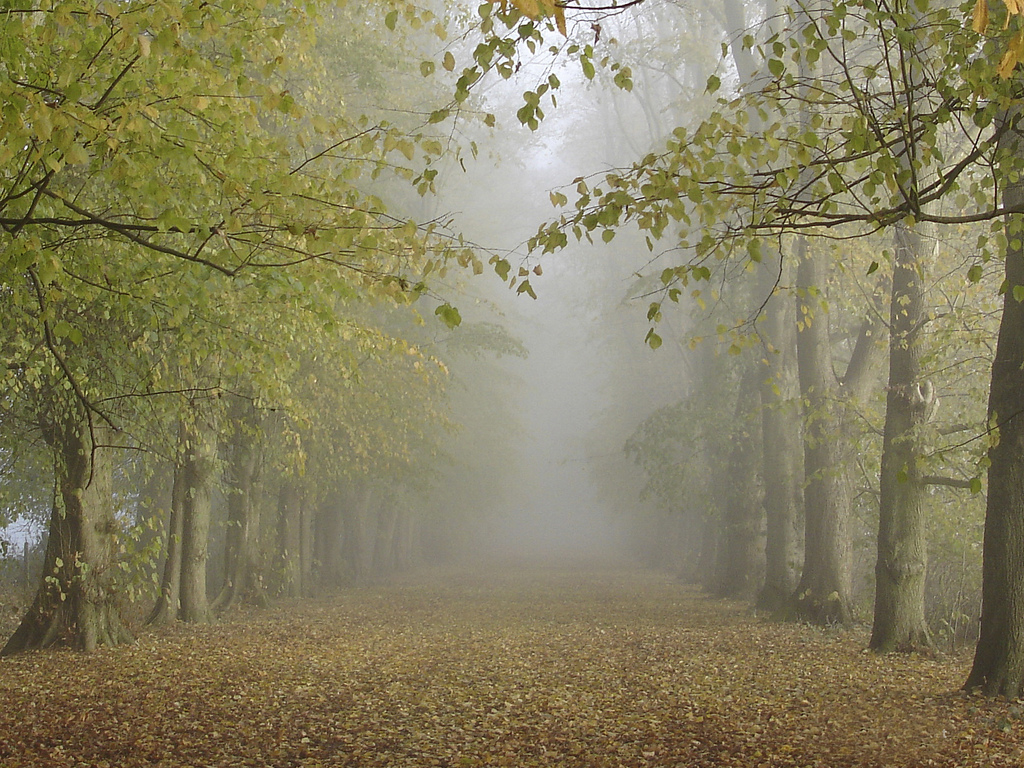
#> input picture results/forest.jpg, 1024 x 768 px
$ python min_local_clr_attenuation.py
#> lines starting #> are read from the running program, lines starting #| are printed output that depends on the picture
#> further down, src is the input picture: shape (768, 1024, 3); mean B, G, R 94.7, 127.1, 133.5
# -*- coding: utf-8 -*-

import cv2
import math
import numpy as np

SCALE_LOCAL_CLR_ATTEN = 15

# trained hyperparam from paper
# Q. Zhu et al., ``A Fast Single Image Haze Removal Algorithm Using Color Attenuation Prior''
# https://ieeexplore.ieee.org/document/7128396
SIGMA = 0.041337
THETA0 = 0.121779
THETA1 = 0.959710
THETA2 = -0.780245


def Min_Local_Clr_Atten(image):
    height, width, _ = image.shape
#> height = 768; width = 1024

    # normalize AFTER TRANS
    hsv_img = cv2.cvtColor(image.astype(np.uint8), cv2.COLOR_BGR2HSV)
#> hsv_img: shape (768, 1024, 3); mean H, S, V 27.2, 82.2, 134.1
    img_s = hsv_img[:, :, 1] / 255.
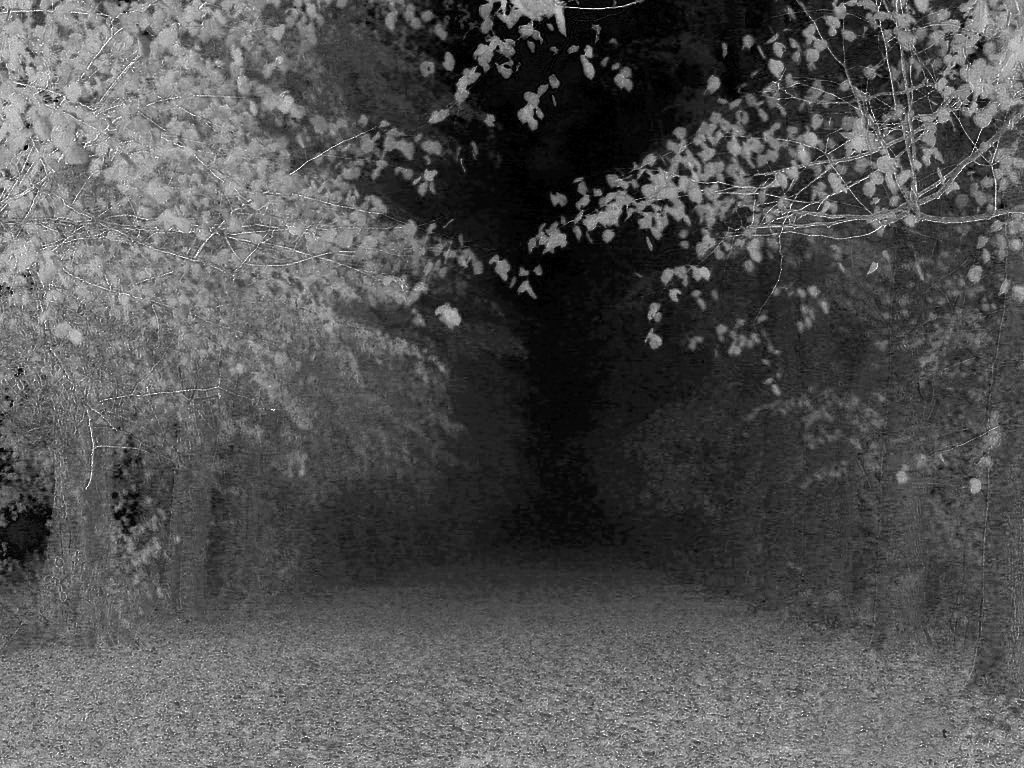
#> img_s: shape (768, 1024) float64; min 0, max 1, mean 0.322
    img_v = hsv_img[:, :, 2] / 255.
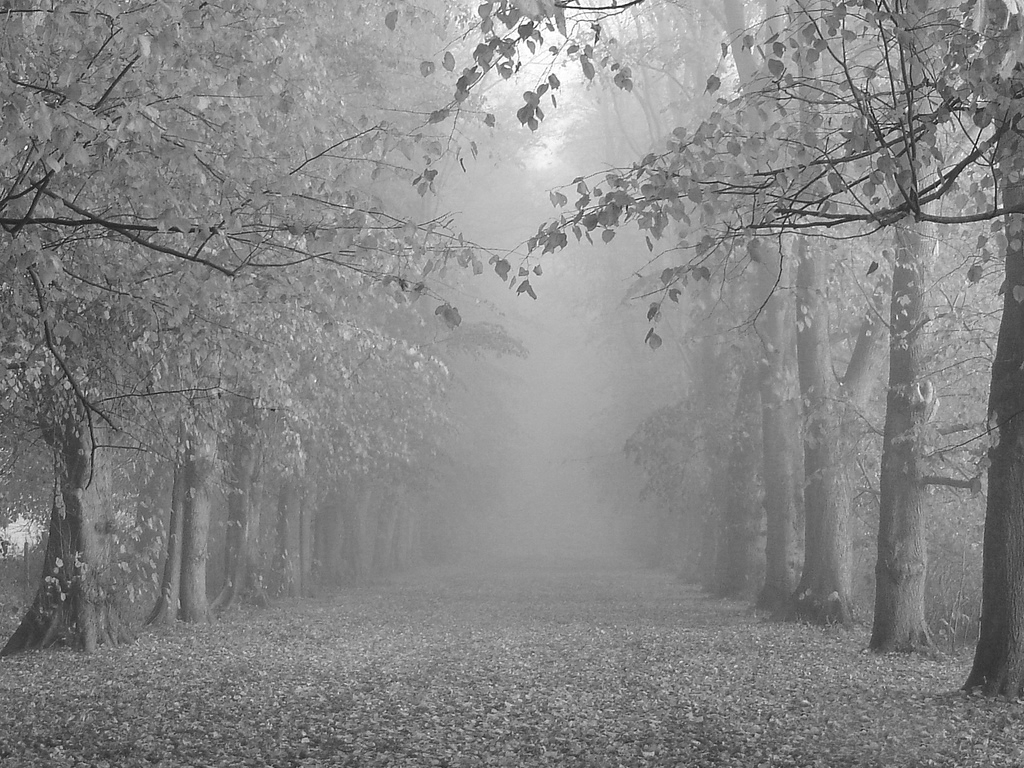
#> img_v: shape (768, 1024) float64; min 0.0118, max 1, mean 0.526

    sigmaMat = np.random.normal(0, SIGMA, (height, width))
    depth_image = THETA0 + THETA1 * img_v + THETA2 * img_s + sigmaMat

    # default SCALE_LOCAL_CLR_ATTEN = 15
    pad_size = int(SCALE_LOCAL_CLR_ATTEN/2)
    # default padding val = 1
    padimage = np.pad(depth_image, ((pad_size,pad_size), (pad_size,pad_size)), 'constant', constant_values=(1, 1))
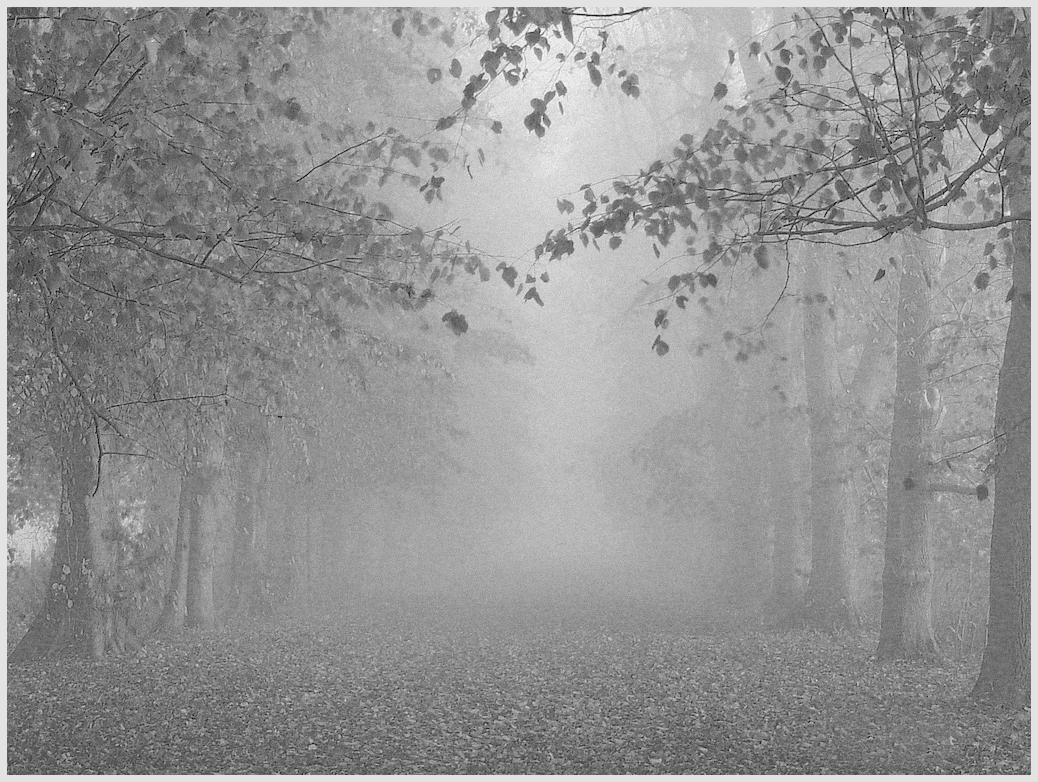
#> padimage: shape (782, 1038) float64; min -0.729, max 1.21, mean 0.394; drawn with min black and max white

    clr_atten_image = np.zeros((height, width))
    for i in range(height):
        for j in range(width):
            patch = padimage[i:(i+SCALE_LOCAL_CLR_ATTEN), j:(j+SCALE_LOCAL_CLR_ATTEN)]
            clr_atten_image[i, j] = np.min(patch)
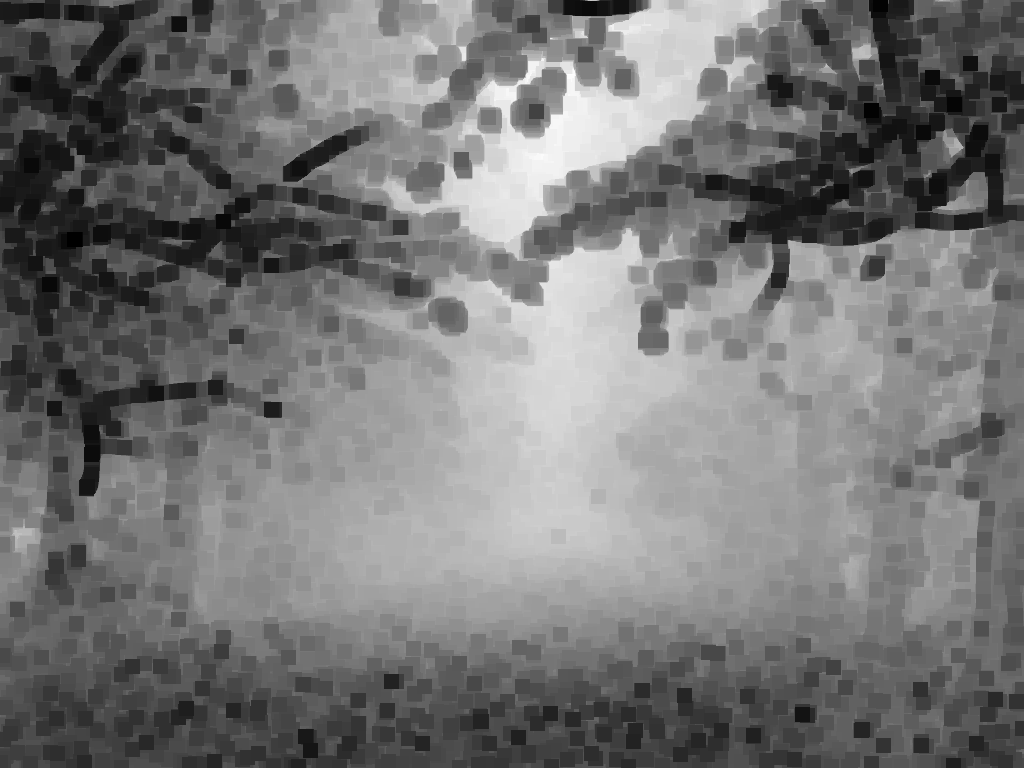
#> clr_atten_image: shape (768, 1024) float64; min -0.729, max 0.888, mean 0.0175; drawn with min black and max white
    return clr_atten_image


if __name__ == '__main__':

    fn = 'results/forest.jpg'
    src = cv2.imread(fn)

    # normalize AFTER TRANS
    # need to preprocess in the main file
    I = src.astype('float64')

    # Patch_Size = 15*15
    # Get local-color-attenuation
    clr_atten = Min_Local_Clr_Atten(I)

    # Adaptive window size (for large input img)
    # cv2.namedWindow('Min_Local_Clr_Attenuation', cv2.WINDOW_NORMAL)
    # cv2.imshow('Min_Local_Clr_Attenuation', clr_atten)

    cv2.imwrite('results/forest_clratten.jpg', clr_atten * 255, [int(cv2.IMWRITE_JPEG_QUALITY), 100])
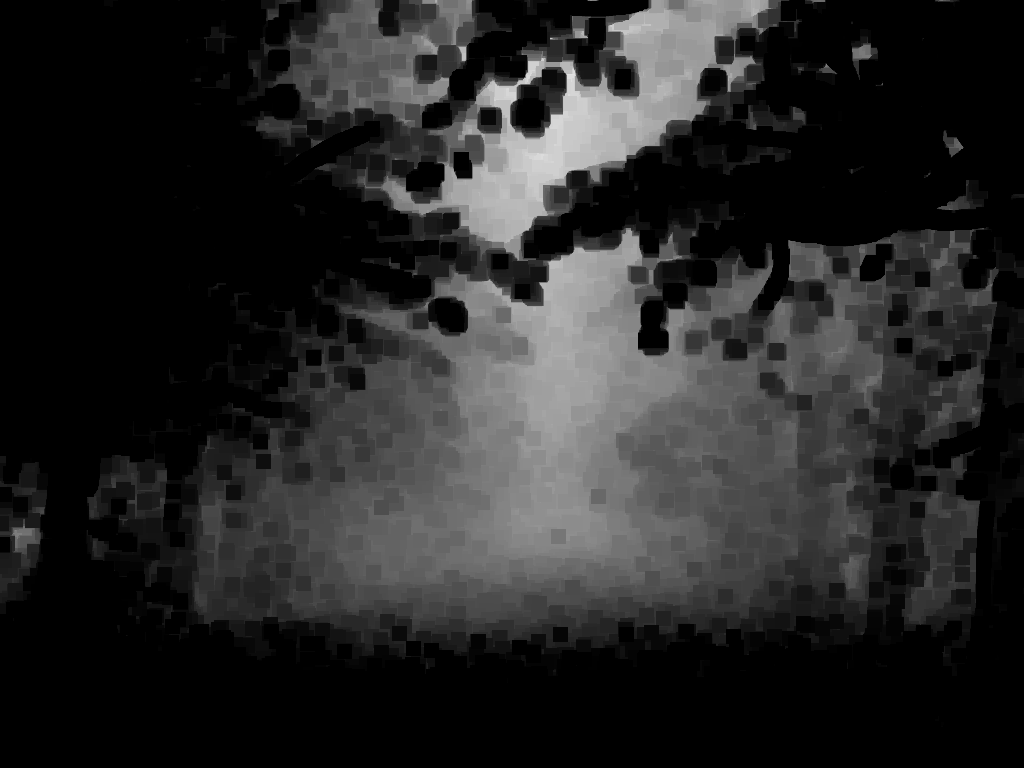
#> saved as forest_clratten.jpg: shape (768, 1024); min 0, max 226, mean 37.8
    cv2.waitKey(0)

$ run again, with results/gugong_clratten.jpg copied over results/forest.jpg
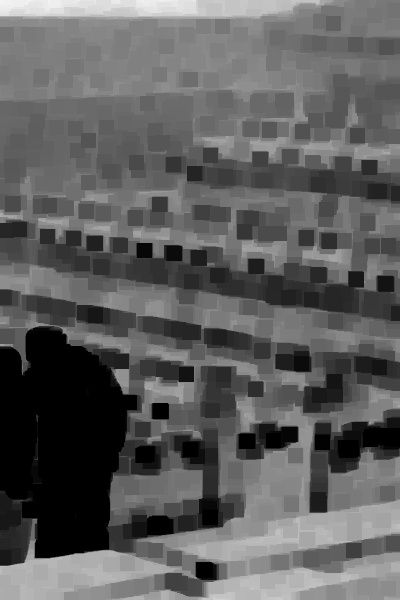
#> input picture results/gugong_clratten.jpg, 400 x 600 px
#> src is the input picture: shape (600, 400, 3); min 0, max 245, mean 94.3
#> hsv_img: shape (600, 400, 3); mean H, S, V 0, 0, 94.3
#> img_s: shape (600, 400) float64; every value is 0
#> in Min_Local_Clr_Atten, `padimage = np.pad(depth_image, ((pad_size,pad_size), (pad_size,pad_siz..`:
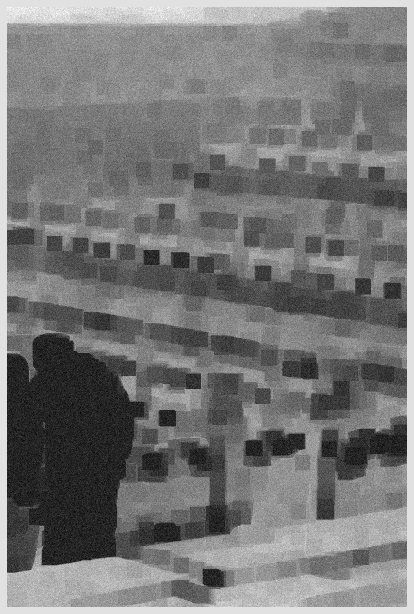
#> padimage: shape (614, 414) float64; min -0.0448, max 1.14, mean 0.506; drawn with min black and max white
#> after the loop in Min_Local_Clr_Atten, `for i in range(height):`:
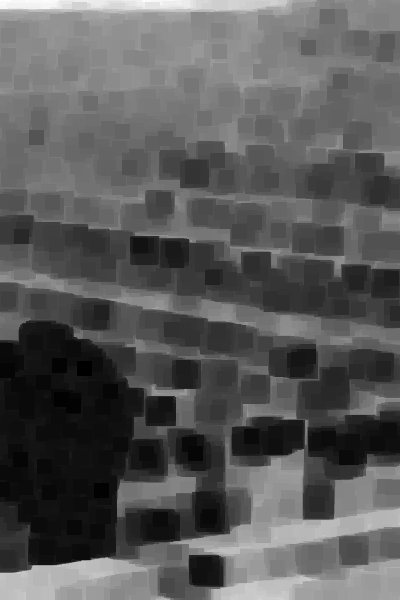
#> clr_atten_image: shape (600, 400) float64; min -0.0448, max 0.92, mean 0.296; drawn with min black and max white
